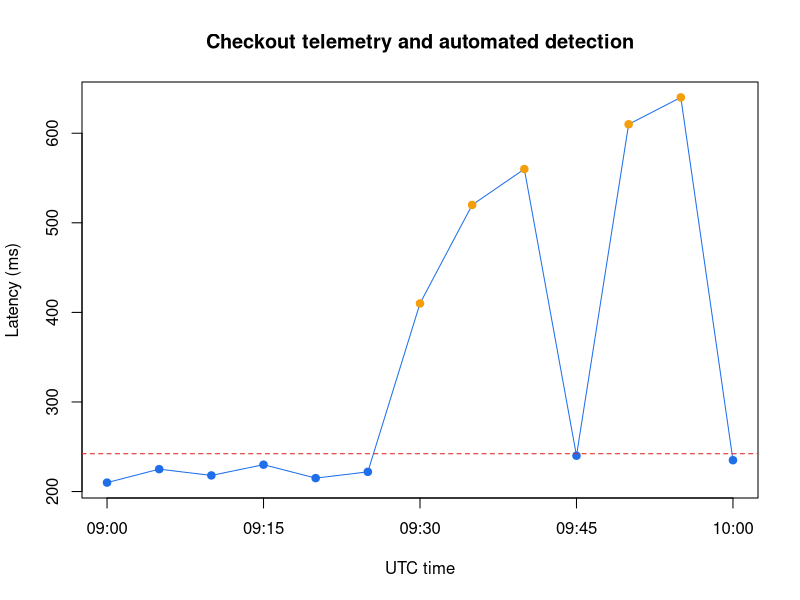

The R script that drew this image:
dir.create("output", showWarnings = FALSE)
d <- read.csv("data/telemetry.csv", stringsAsFactors=FALSE)
d$timestamp <- as.POSIXct(d$timestamp, tz="UTC")
baseline <- median(d$latency_ms[1:6])
spread <- mad(d$latency_ms[1:6], constant=1.4826)
d$robust_z <- round((d$latency_ms-baseline)/spread, 2)
d$breach <- d$robust_z >= 3 | d$error_rate_pct >= 3
min_consecutive <- 2
run_id <- cumsum(c(TRUE, diff(d$breach)!=0))
runs <- split(seq_len(nrow(d)), run_id)
alert_rows <- integer()
for (idx in runs) if (all(d$breach[idx]) && length(idx)>=min_consecutive) alert_rows <- c(alert_rows, idx[1])
alerts <- d[alert_rows, c("timestamp","service","latency_ms","error_rate_pct","robust_z")]
alerts$severity <- ifelse(alerts$error_rate_pct>=5, "SEV-1", "SEV-2")
alerts$owner <- "Checkout on-call"
alerts$action <- "Open problem record; inspect deployment and dependency timeline"
write.csv(alerts, "output/detected_alerts.csv", row.names=FALSE)
png("output/telemetry_detection.png", 1200, 700)
plot(d$timestamp, d$latency_ms, type="o", pch=19, col=ifelse(d$breach,"#F59E0B","#1F6FEB"), xlab="UTC time", ylab="Latency (ms)", main="Checkout telemetry and automated detection")
abline(h=baseline+3*spread, col="#DC2626", lty=2)
dev.off()
stopifnot(nrow(alerts)==2, all(nzchar(alerts$owner)), all(nzchar(alerts$action)))
cat("LAB 02 PASS\n")
